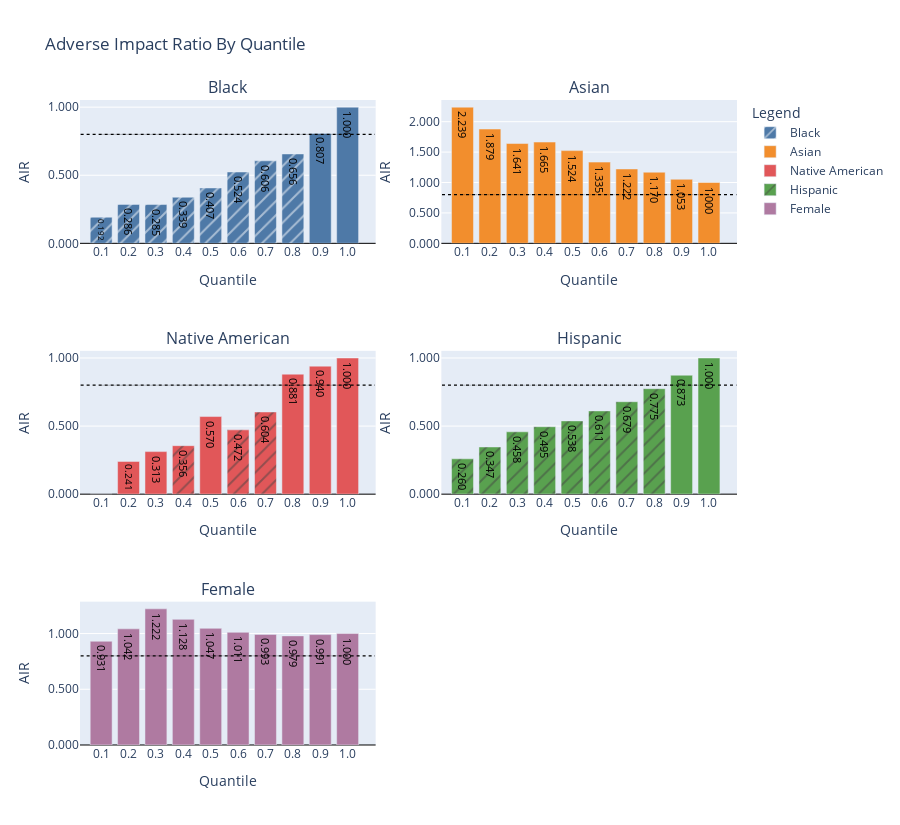

Write notebook code for a chart like this one.
### Markdown cell above
## Adverse Impact Ratio by Quantile

### Code cell
airq = sd.adverse_impact_ratio_by_quantile(
    **common_info_for_testing,
    outcome=df.loc[~train, 'predictions'],
    air_threshold=0.8,
    percent_difference_threshold=0.0,
    quantiles=[decile / 10 for decile in range(1, 11)],
    lower_score_favorable=False,
)
airq.plot()

### Figure 1 — Plotly figure (JSON) as saved in the notebook; plotly's stock layout.template omitted (floating-point values rounded to 4 significant figures)
{"data": [{"cliponaxis": false, "hovertemplate": "%{x}, %{y}<extra></extra>", "marker": {"color": "RGB(78, 121, 167)", "pattern": {"shape": ["/", "/", "/", "/", "/", "/", "/", "/", "", ""]}}, "name": "Black", "text": ["0.192", "0.286", "0.285", "0.339", "0.407", "0.524", "0.606", "0.656", "0.807", "1.000"], "textfont": {"color": "Black"}, "type": "bar", "x": ["0.1", "0.2", "0.3", "0.4", "0.5", "0.6", "0.7", "0.8", "0.9", "1.0"], "xaxis": "x", "y": [0.192, 0.2859, 0.2849, 0.3386, 0.4065, 0.5238, 0.6058, 0.6565, 0.8072, 1], "yaxis": "y"}, {"line": {"color": "Black", "dash": "dot", "width": 0.25}, "mode": "lines", "name": "AIR Threshold", "showlegend": false, "type": "scatter", "x": ["0.1", "0.2", "0.3", "0.4", "0.5", "0.6", "0.7", "0.8", "0.9", "1.0"], "xaxis": "x", "y": [0.8, 0.8, 0.8, 0.8, 0.8, 0.8, 0.8, 0.8, 0.8, 0.8], "yaxis": "y"}, {"cliponaxis": false, "hovertemplate": "%{x}, %{y}<extra></extra>", "marker": {"color": "RGB(242, 142, 45)", "pattern": {"shape": ["", "", "", "", "", "", "", "", "", ""]}}, "name": "Asian", "text": ["2.239", "1.879", "1.641", "1.665", "1.524", "1.335", "1.222", "1.170", "1.053", "1.000"], "textfont": {"color": "Black"}, "type": "bar", "x": ["0.1", "0.2", "0.3", "0.4", "0.5", "0.6", "0.7", "0.8", "0.9", "1.0"], "xaxis": "x2", "y": [2.239, 1.879, 1.641, 1.665, 1.524, 1.335, 1.222, 1.17, 1.053, 1], "yaxis": "y2"}, {"line": {"color": "Black", "dash": "dot", "width": 0.25}, "mode": "lines", "name": "AIR Threshold", "showlegend": false, "type": "scatter", "x": ["0.1", "0.2", "0.3", "0.4", "0.5", "0.6", "0.7", "0.8", "0.9", "1.0"], "xaxis": "x2", "y": [0.8, 0.8, 0.8, 0.8, 0.8, 0.8, 0.8, 0.8, 0.8, 0.8], "yaxis": "y2"}, {"cliponaxis": false, "hovertemplate": "%{x}, %{y}<extra></extra>", "marker": {"color": "RGB(225, 87, 89)", "pattern": {"shape": ["", "", "", "/", "", "/", "/", "", "", ""]}}, "name": "Native American", "text": ["0.000", "0.241", "0.313", "0.356", "0.570", "0.472", "0.604", "0.881", "0.940", "1.000"], "textfont": {"color": "Black"}, "type": "bar", "x": ["0.1", "0.2", "0.3", "0.4", "0.5", "0.6", "0.7", "0.8", "0.9", "1.0"], "xaxis": "x3", "y": [0, 0.2406, 0.3126, 0.3561, 0.57, 0.4721, 0.6035, 0.8813, 0.9403, 1], "yaxis": "y3"}, {"line": {"color": "Black", "dash": "dot", "width": 0.25}, "mode": "lines", "name": "AIR Threshold", "showlegend": false, "type": "scatter", "x": ["0.1", "0.2", "0.3", "0.4", "0.5", "0.6", "0.7", "0.8", "0.9", "1.0"], "xaxis": "x3", "y": [0.8, 0.8, 0.8, 0.8, 0.8, 0.8, 0.8, 0.8, 0.8, 0.8], "yaxis": "y3"}, {"cliponaxis": false, "hovertemplate": "%{x}, %{y}<extra></extra>", "marker": {"color": "RGB(89, 161, 79)", "pattern": {"shape": ["/", "/", "/", "/", "/", "/", "/", "/", "", ""]}}, "name": "Hispanic", "text": ["0.260", "0.347", "0.458", "0.495", "0.538", "0.611", "0.679", "0.775", "0.873", "1.000"], "textfont": {"color": "Black"}, "type": "bar", "x": ["0.1", "0.2", "0.3", "0.4", "0.5", "0.6", "0.7", "0.8", "0.9", "1.0"], "xaxis": "x4", "y": [0.2597, 0.3467, 0.458, 0.4952, 0.5381, 0.6114, 0.6788, 0.7748, 0.8735, 1], "yaxis": "y4"}, {"line": {"color": "Black", "dash": "dot", "width": 0.25}, "mode": "lines", "name": "AIR Threshold", "showlegend": false, "type": "scatter", "x": ["0.1", "0.2", "0.3", "0.4", "0.5", "0.6", "0.7", "0.8", "0.9", "1.0"], "xaxis": "x4", "y": [0.8, 0.8, 0.8, 0.8, 0.8, 0.8, 0.8, 0.8, 0.8, 0.8], "yaxis": "y4"}, {"cliponaxis": false, "hovertemplate": "%{x}, %{y}<extra></extra>", "marker": {"color": "RGB(175, 122, 161)", "pattern": {"shape": ["", "", "", "", "", "", "", "", "", ""]}}, "name": "Female", "text": ["0.931", "1.042", "1.222", "1.128", "1.047", "1.011", "0.993", "0.979", "0.991", "1.000"], "textfont": {"color": "Black"}, "type": "bar", "x": ["0.1", "0.2", "0.3", "0.4", "0.5", "0.6", "0.7", "0.8", "0.9", "1.0"], "xaxis": "x5", "y": [0.9309, 1.042, 1.222, 1.128, 1.047, 1.011, 0.9927, 0.9792, 0.9906, 1], "yaxis": "y5"}, {"line": {"color": "Black", "dash": "dot", "width": 0.25}, "mode": "lines", "name": "AIR Threshold", "showlegend": false, "type": "scatter", "x": ["0.1", "0.2", "0.3", "0.4", "0.5", "0.6", "0.7", "0.8", "0.9", "1.0"], "xaxis": "x5", "y": [0.8, 0.8, 0.8, 0.8, 0.8, 0.8, 0.8, 0.8, 0.8, 0.8], "yaxis": "y5"}], "layout": {"annotations": [{"font": {"size": 16}, "showarrow": false, "text": "Black", "x": 0.225, "xanchor": "center", "xref": "paper", "y": 1, "yanchor": "bottom", "yref": "paper"}, {"font": {"size": 16}, "showarrow": false, "text": "Asian", "x": 0.775, "xanchor": "center", "xref": "paper", "y": 1, "yanchor": "bottom", "yref": "paper"}, {"font": {"size": 16}, "showarrow": false, "text": "Native American", "x": 0.225, "xanchor": "center", "xref": "paper", "y": 0.6111, "yanchor": "bottom", "yref": "paper"}, {"font": {"size": 16}, "showarrow": false, "text": "Hispanic", "x": 0.775, "xanchor": "center", "xref": "paper", "y": 0.6111, "yanchor": "bottom", "yref": "paper"}, {"font": {"size": 16}, "showarrow": false, "text": "Female", "x": 0.225, "xanchor": "center", "xref": "paper", "y": 0.2222, "yanchor": "bottom", "yref": "paper"}], "autosize": true, "height": 825, "legend": {"title": {"text": "Legend"}}, "shapes": [{"line": {"color": "Black", "dash": "dot", "width": 1.25}, "type": "line", "x0": -0.75, "x1": 10, "xref": "x", "y0": 0.8, "y1": 0.8, "yref": "y"}, {"line": {"color": "Black", "dash": "dot", "width": 1.25}, "type": "line", "x0": -0.75, "x1": 10, "xref": "x2", "y0": 0.8, "y1": 0.8, "yref": "y2"}, {"line": {"color": "Black", "dash": "dot", "width": 1.25}, "type": "line", "x0": -0.75, "x1": 10, "xref": "x3", "y0": 0.8, "y1": 0.8, "yref": "y3"}, {"line": {"color": "Black", "dash": "dot", "width": 1.25}, "type": "line", "x0": -0.75, "x1": 10, "xref": "x4", "y0": 0.8, "y1": 0.8, "yref": "y4"}, {"line": {"color": "Black", "dash": "dot", "width": 1.25}, "type": "line", "x0": -0.75, "x1": 10, "xref": "x5", "y0": 0.8, "y1": 0.8, "yref": "y5"}], "title": {"text": "Adverse Impact Ratio By Quantile"}, "xaxis": {"anchor": "y", "domain": [0, 0.45], "title": {"text": "Quantile"}}, "xaxis2": {"anchor": "y2", "domain": [0.55, 1], "title": {"text": "Quantile"}}, "xaxis3": {"anchor": "y3", "domain": [0, 0.45], "title": {"text": "Quantile"}}, "xaxis4": {"anchor": "y4", "domain": [0.55, 1], "title": {"text": "Quantile"}}, "xaxis5": {"anchor": "y5", "domain": [0, 0.45], "title": {"text": "Quantile"}}, "xaxis6": {"anchor": "y6", "domain": [0.55, 1]}, "yaxis": {"anchor": "x", "domain": [0.7778, 1], "tickformat": "0,.3f", "title": {"text": "AIR"}, "zeroline": true, "zerolinecolor": "Black", "zerolinewidth": 1}, "yaxis2": {"anchor": "x2", "domain": [0.7778, 1], "tickformat": "0,.3f", "title": {"text": "AIR"}, "zeroline": true, "zerolinecolor": "Black", "zerolinewidth": 1}, "yaxis3": {"anchor": "x3", "domain": [0.3889, 0.6111], "tickformat": "0,.3f", "title": {"text": "AIR"}, "zeroline": true, "zerolinecolor": "Black", "zerolinewidth": 1}, "yaxis4": {"anchor": "x4", "domain": [0.3889, 0.6111], "tickformat": "0,.3f", "title": {"text": "AIR"}, "zeroline": true, "zerolinecolor": "Black", "zerolinewidth": 1}, "yaxis5": {"anchor": "x5", "domain": [0, 0.2222], "tickformat": "0,.3f", "title": {"text": "AIR"}, "zeroline": true, "zerolinecolor": "Black", "zerolinewidth": 1}, "yaxis6": {"anchor": "x6", "domain": [0, 0.2222], "zeroline": true, "zerolinecolor": "Black", "zerolinewidth": 1}}}
